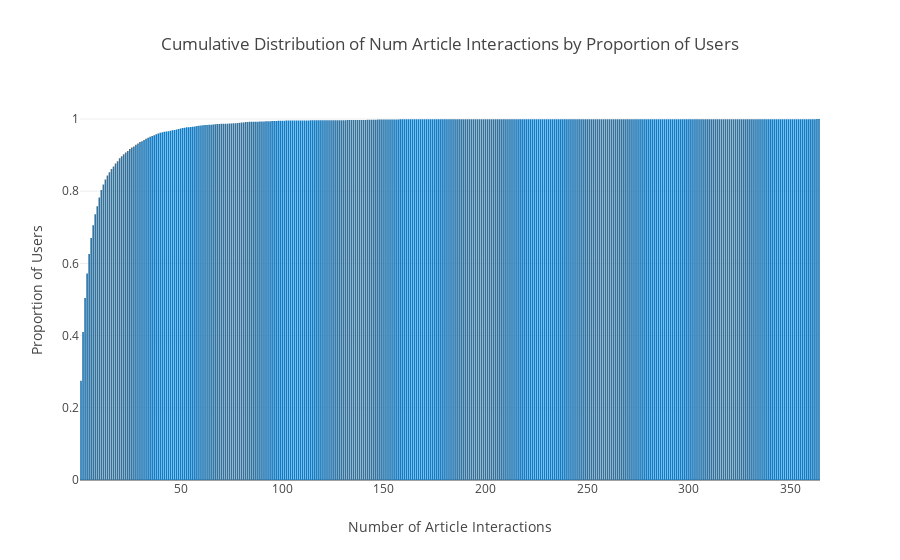

Source (notebook cell):
### Code cell
cum_hist_data = go.Bar(x=filled.num_interactions, y=filled.cum_prop)
cum_hist_layout = go.Layout(
    title=dict(
        text='Cumulative Distribution of Num Article Interactions by Proportion of Users',
        x=0.5
        ),
    xaxis=dict(title="Number of Article Interactions"),
    yaxis=dict(title="Proportion of Users"),
    )
fig = go.Figure(data=[cum_hist_data], layout=cum_hist_layout)
py.iplot(fig)

### Figure 1 — Plotly figure (JSON) as saved in the notebook; plotly's stock layout.template omitted (floating-point values rounded to 4 significant figures; data arrays with more than 128 entries replaced by an {"elided": "..."} marker saying what was removed)
{"data": [{"type": "bar", "x": {"elided": "364 int values"}, "y": {"elided": "364 float values"}}], "layout": {"title": {"text": "Cumulative Distribution of Num Article Interactions by Proportion of Users", "x": 0.5}, "xaxis": {"title": "Number of Article Interactions"}, "yaxis": {"title": "Proportion of Users"}}}
